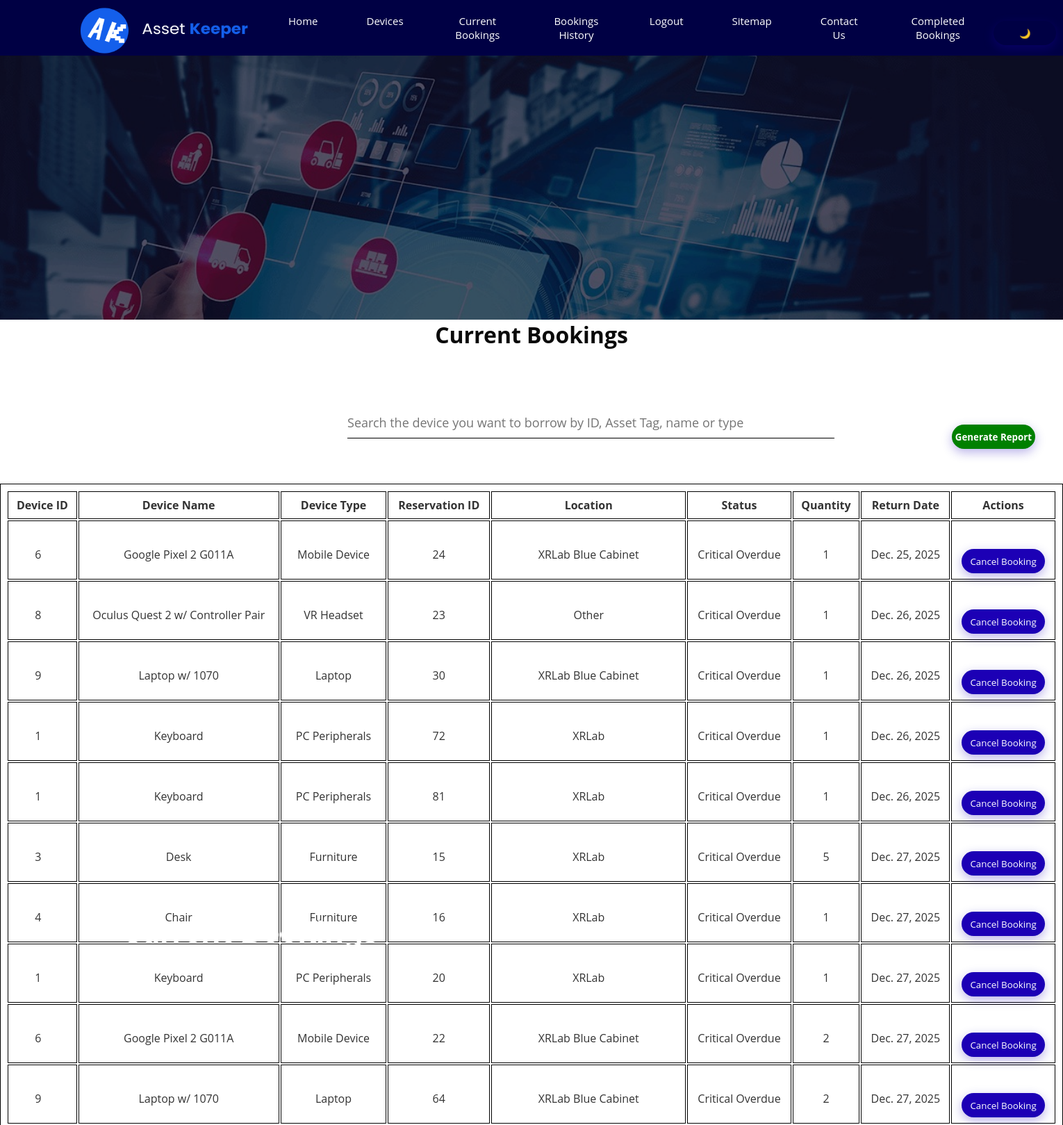
Page /currentBookings/ (signed in, upper part) on the committed database.
### AppOneSDG/models.py (models this page shows, shortened)
class Reservation(models.Model):
    reservationId       = models.AutoField(verbose_name='Reservation ID', primary_key=True)
    reservationStatus   = models.CharField(verbose_name='Status of reservation', max_length=100, choices=[ ("Pending", "Pending"), ("Approved", "Approved"), ("Overdue", "Overdue"), ("Critical Overdue", "Critical Overdue"), ("Active", "Active"), ("Complete", "Complete"), ("Written Off", "Written Off"), ], default = "Active")
    reservationDate     = models.DateField(verbose_name='Date of reservation')
    returnDate          = models.DateField(verbose_name='Return date for reservation')
    reservationNotes    = models.TextField(verbose_name='Notes about reservation', blank=True)
    userId              = models.ForeignKey(User, related_name='users_who_place_reservations', on_delete=models.CASCADE, null=False, verbose_name='Corresponding user ID')
    adminUserId         = models.ForeignKey(Admin, related_name='admins_who_approve_reservations', on_delete=models.CASCADE, null=True, verbose_name='Corresponding admin ID')
    equipId             = models.ForeignKey(Equipment, related_name='equipments_that_are_reserved', on_delete=models.CASCADE, null=False, verbose_name='Corresponding equipment ID')
    quantityBorrowed = models.IntegerField(verbose_name="Quantity borrowed", default=0)

class Equipment(models.Model):
    EQUIPMENT_CATEGORY = [ ("PC Peripherals", "PC Peripherals"), ("Non Portable PC", "Non Portable PC"), ("Laptop", "Laptop"), ("Mobile Device", "Mobile Device"), ("VR Headset", "VR Headset"), ("VR Controller", "VR Controller"), ("Camera/Sensors", "Camera/Sensors"), ("Furniture", "Furniture"), ("Presentation Tools", "Presentation Tools"), ("Stationary", "Stationary"), ("Furniture", "Furniture"), ("Accessories", "Accessories"),("Other", "Other") ]
    equipId             = models.AutoField(verbose_name="Equipment ID", primary_key=True)
    equipName           = models.CharField(verbose_name="Equipment name", max_length=100)
    equipType           = models.CharField(verbose_name="Equipment type", choices=EQUIPMENT_CATEGORY, max_length=100)
    equipQuantity       = models.IntegerField(verbose_name="Quantity for equipment", default=0)
    equipAudit          = models.DateField(verbose_name="Last audit for equipment")
    equipLocation         = models.CharField(verbose_name="Location of equipment", max_length=100, blank=True)
    equipStatus       = models.CharField(verbose_name="Status of equipment", max_length=100, default = "Available")
    equipComments       = models.TextField(verbose_name="Comments on equipment", blank=True)
    isOnsite            = models.BooleanField(default=False)
    low_stock_threshold = models.IntegerField(default=5) # Optional but recommended

### AppOneSDG/views.py (the view)
# urls.py: path('currentBookings/', views.currentBookings, name='currentBookings'),
def currentBookings(request):
    reservations = (
        Reservation.objects
        .filter(
            userId=request.user,
            reservationStatus__in=["Active", "Overdue", "Critical Overdue"]  # or whatever status you use
        )
        .select_related("equipId")
        .order_by("returnDate")
    )
    return render(
        request,
        "currentBookings.html",
        {
            "reservations": reservations,
        }
    )

### AppOneSDG/templates/currentBookings.html (shortened to what this page needs)
{% extends "main_user.html" %}
{% block extra_css %}
    <link rel="stylesheet" type="text/css" href="/static/AppOneSDG/contact-us.css">
{% endblock extra_css %}
{% block contentBody %}
<div class = "wrapper">
    <div class = "overlay">
    <div class = "text">
    <h1 id = "intro" style = "color:white;">Current Bookings </h1>
    </div>
    </div>
    </div>
    <h1 style="text-align:center; color:var(--text-primary)">
        Current Bookings
    </h1>
    <br><br><br><br>
<input
  type="search"
  id="searchBar"
  placeholder="Search the device you want to borrow by ID, Asset Tag, name or type"
  style=" width:701px; font-size:18px; height:40px; margin-left:500px;color: var(--text-primary); background-color: var(--body-bg); border-bottom: 1px solid var(--table-border); "
>
<button id = "exportBookingsBtn" class="bookingApprove" style="background:green; font-weight:bold; float:right; margin-right:40px; margin-bottom:50px;"> Generate Report </button> </a>
    <br><br>
    <table id="currentBooking" style="width:100%">
        <tr>
            <th>Device ID</th>
            <th>Device Name</th>
            <th>Device Type</th>
            <th>Reservation ID</th>
            <th>Location</th>
            <th>Status</th>
            <th>Quantity</th>
            <th>Return Date</th>
            <th>Actions</th>
        </tr>
        {% for r in reservations %}
            <tr data-id="{{ r.reservationId }}">
                <td>{{ r.equipId.equipId }}</td>
                <td>{{ r.equipId.equipName }}</td>
                <td>{{ r.equipId.equipType }}</td>
                <td>{{ r.reservationId }}</td>
                <td>{{ r.equipId.equipLocation }}</td>
                <td>{{ r.reservationStatus }}</td>
                <td>{{ r.quantityBorrowed }}</td>
                <td>{{ r.returnDate }}</td>
                <td>
                    <form method="post">
                        <button class="cancelBtn">
                            Cancel Booking
                        </button>
                    </form>
                </td>
            </tr>
        {% empty %}
            <tr>
                <td colspan="9">
                    You have no current bookings.
                </td>
            </tr>
        {% endfor %}
    </table>
    <br><br>
{% endblock contentBody %}

### AppOneSDG/static/AppOneSDG/mystylesheetSDG.css (style rules this page uses)
* { margin: 0; padding: 0; box-sizing: border-box; font-family: 'Open Sans', sans-serif; list-style: none; text-decoration: none; }
body { background: var(--body-bg); }
.bookingApprove { background:pink; }
:root { --navbar-bg: #000044; --navbar-text: white; --body-bg: white; --text-primary: #0a0a0a; --text-secondary: #333333; --table-border: #000000; --button-bg: green; --button-text: white; }

### AppOneSDG/static/AppOneSDG/contact-us.css (style rules this page uses)
.wrapper { background: url("background.jpeg"); display: flex; height: 380px; top: 0px; width: 100%; background-repeat: no-repeat; background-size: cover; }
#intro { position: absolute; top: 40%; left: 51%; width: 99%; height: 200px; transform: translate(-40%, -40%); display:flex; color: var(--text-primary); font-family: "Montserrat"; font-size: 40px; font-weight:bold; }
.overlay { display: flex; height: 380px; top: 0px; width: 100%; background-repeat: no-repeat; background-size: cover; background-color: rgba(0,0,0,0.5); }
input { width:100%; border:none; border-bottom: 1px solid #ccc; outline:none; padding-bottom:5px; }
button { background: #1c00b5; width: 120px; border:none; outline:none; color: #fff; height: 35px; border-radius:30px; margin-top:20px; box-shadow: 0px 5px 15px 0px rgba(28,0,181,0.3); }
tr td:first-child { padding-right: 20px; }
tr td { padding-top:20px; }
#currentBooking { text-align: center; height: 30px; margin:fixed; border: 1px solid var(--table-border); color: var(--text-secondary); }
.bookingApprove { background:pink; }
:root { --navbar-bg: #000044; --navbar-text: white; --body-bg: white; --text-primary: #0a0a0a; --text-secondary: #333333; --table-border: #000000; --button-bg: green; --button-text: white; }

### AppOneSDG/templates/currentBookings.html (style rules this page uses)
#currentBooking, td, tr, th { border: 1px solid var(--table-border); color: var(--text-secondary); padding: 8px; text-align: center; }

### rows in the picture
Reservation: equipId.equipId "6", equipId.equipName "Google Pixel 2 G011A", equipId.equipType "Mobile Device", reservationId "24", equipId.equipLocation "XRLab Blue Cabinet", reservationStatus "Critical Overdue", quantityBorrowed "1", returnDate "Dec. 25, 2025"
Reservation: equipId.equipId "8", equipId.equipName "Oculus Quest 2 w/ Controller Pair", equipId.equipType "VR Headset", reservationId "23", equipId.equipLocation "Other", reservationStatus "Critical Overdue", quantityBorrowed "1", returnDate "Dec. 26, 2025"
Reservation: equipId.equipId "9", equipId.equipName "Laptop w/ 1070", equipId.equipType "Laptop", reservationId "30", equipId.equipLocation "XRLab Blue Cabinet", reservationStatus "Critical Overdue", quantityBorrowed "1", returnDate "Dec. 26, 2025"
Reservation: equipId.equipId "1", equipId.equipName "Keyboard", equipId.equipType "PC Peripherals", reservationId "72", equipId.equipLocation "XRLab", reservationStatus "Critical Overdue", quantityBorrowed "1", returnDate "Dec. 26, 2025"
Reservation: equipId.equipId "1", equipId.equipName "Keyboard", equipId.equipType "PC Peripherals", reservationId "81", equipId.equipLocation "XRLab", reservationStatus "Critical Overdue", quantityBorrowed "1", returnDate "Dec. 26, 2025"
Reservation: equipId.equipId "3", equipId.equipName "Desk", equipId.equipType "Furniture", reservationId "15", equipId.equipLocation "XRLab", reservationStatus "Critical Overdue", quantityBorrowed "5", returnDate "Dec. 27, 2025"
Reservation: equipId.equipId "4", equipId.equipName "Chair", equipId.equipType "Furniture", reservationId "16", equipId.equipLocation "XRLab", reservationStatus "Critical Overdue", quantityBorrowed "1", returnDate "Dec. 27, 2025"
Reservation: equipId.equipId "1", equipId.equipName "Keyboard", equipId.equipType "PC Peripherals", reservationId "20", equipId.equipLocation "XRLab", reservationStatus "Critical Overdue", quantityBorrowed "1", returnDate "Dec. 27, 2025"
Reservation: equipId.equipId "6", equipId.equipName "Google Pixel 2 G011A", equipId.equipType "Mobile Device", reservationId "22", equipId.equipLocation "XRLab Blue Cabinet", reservationStatus "Critical Overdue", quantityBorrowed "2", returnDate "Dec. 27, 2025"
Reservation: equipId.equipId "9", equipId.equipName "Laptop w/ 1070", equipId.equipType "Laptop", reservationId "64", equipId.equipLocation "XRLab Blue Cabinet", reservationStatus "Critical Overdue", quantityBorrowed "2", returnDate "Dec. 27, 2025"
